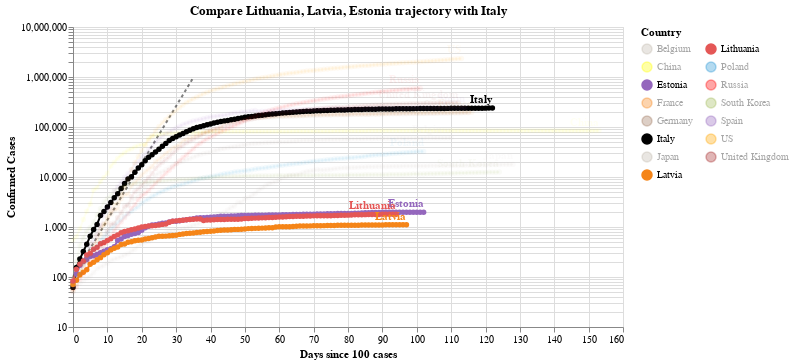

Here is the notebook cell this chart was saved with:
### Code cell
#hide_input
chart3 = make_since_chart(dff2, ['Lithuania', 'Latvia', 'Estonia'], baseline_countries)
chart3

### Figure 1 — Vega-Lite specification as saved in the notebook (floating-point values rounded to 4 significant figures; data arrays with more than 128 entries replaced by an {"elided": "..."} marker saying what was removed)
{"config": {"view": {"continuousWidth": 400, "continuousHeight": 300}}, "layer": [{"data": {"name": "data-628230001892d6798b50651be41d1b3e"}, "mark": {"type": "line", "color": "black", "opacity": 0.5, "strokeDash": [3, 3]}, "encoding": {"x": {"type": "quantitative", "field": "Days since 100 cases"}, "y": {"type": "quantitative", "field": "Confirmed Cases"}}}, {"data": {"name": "data-8963d3cd024d018332f830ad70bc8872"}, "mark": {"type": "line", "point": true}, "encoding": {"color": {"type": "nominal", "field": "Country", "legend": {"columns": 2}, "scale": {"domain": ["Belgium", "China", "Estonia", "France", "Germany", "Italy", "Japan", "Latvia", "Lithuania", "Poland", "Russia", "South Korea", "Spain", "US", "United Kingdom"], "range": ["#C1B7AD", "yellow", "#9467bd", "#F58518", "#9D755D", "black", "#C1B7AD", "#F58518", "#E45756", "#2495D3", "red", "#A1BA59", "#9467bd", "orange", "brown"]}}, "opacity": {"condition": {"value": 1, "selection": "selector002"}, "value": 0.05}, "tooltip": [{"type": "nominal", "field": "Country"}, {"type": "temporal", "field": "Date"}, {"type": "quantitative", "field": "Confirmed Cases"}, {"type": "quantitative", "field": "Days since 100 cases"}], "x": {"type": "quantitative", "field": "Days since 100 cases"}, "y": {"type": "quantitative", "field": "Confirmed Cases", "scale": {"type": "log"}}}, "selection": {"selector002": {"type": "multi", "fields": ["Country"], "bind": "legend", "init": [{"Country": "Lithuania"}, {"Country": "Latvia"}, {"Country": "Estonia"}, {"Country": "Italy"}]}}, "width": 550}, {"data": {"name": "data-8963d3cd024d018332f830ad70bc8872"}, "mark": {"type": "text", "align": "right", "dy": -8, "fontWeight": "bold"}, "encoding": {"color": {"type": "nominal", "field": "Country", "legend": {"columns": 2}, "scale": {"domain": ["Belgium", "China", "Estonia", "France", "Germany", "Italy", "Japan", "Latvia", "Lithuania", "Poland", "Russia", "South Korea", "Spain", "US", "United Kingdom"], "range": ["#C1B7AD", "yellow", "#9467bd", "#F58518", "#9D755D", "black", "#C1B7AD", "#F58518", "#E45756", "#2495D3", "red", "#A1BA59", "#9467bd", "orange", "brown"]}}, "opacity": {"condition": {"value": 1, "selection": "selector002"}, "value": 0.05}, "text": {"type": "nominal", "field": "Country"}, "tooltip": [{"type": "nominal", "field": "Country"}, {"type": "temporal", "field": "Date"}, {"type": "quantitative", "field": "Confirmed Cases"}, {"type": "quantitative", "field": "Days since 100 cases"}], "x": {"type": "quantitative", "field": "Days since 100 cases"}, "y": {"type": "quantitative", "field": "Confirmed Cases", "scale": {"type": "log"}}}, "transform": [{"filter": "(datum['Date'] >= 1592870400000)"}], "width": 550}], "title": "Compare Lithuania, Latvia, Estonia trajectory with Italy", "$schema": "https://vega.github.io/schema/vega-lite/v4.0.2.json", "datasets": {"data-628230001892d6798b50651be41d1b3e": [{"Days since 100 cases": 0, "Confirmed Cases": 100.0}, {"Days since 100 cases": 1, "Confirmed Cases": 130.0}, {"Days since 100 cases": 2, "Confirmed Cases": 169.0}, {"Days since 100 cases": 3, "Confirmed Cases": 219.7}, {"Days since 100 cases": 4, "Confirmed Cases": 285.6}, {"Days since 100 cases": 5, "Confirmed Cases": 371.3}, {"Days since 100 cases": 6, "Confirmed Cases": 482.7}, {"Days since 100 cases": 7, "Confirmed Cases": 627.5}, {"Days since 100 cases": 8, "Confirmed Cases": 815.7}, {"Days since 100 cases": 9, "Confirmed Cases": 1060.0}, {"Days since 100 cases": 10, "Confirmed Cases": 1379.0}, {"Days since 100 cases": 11, "Confirmed Cases": 1792.0}, {"Days since 100 cases": 12, "Confirmed Cases": 2330.0}, {"Days since 100 cases": 13, "Confirmed Cases": 3029.0}, {"Days since 100 cases": 14, "Confirmed Cases": 3937.0}, {"Days since 100 cases": 15, "Confirmed Cases": 5119.0}, {"Days since 100 cases": 16, "Confirmed Cases": 6654.0}, {"Days since 100 cases": 17, "Confirmed Cases": 8650.0}, {"Days since 100 cases": 18, "Confirmed Cases": 11250.0}, {"Days since 100 cases": 19, "Confirmed Cases": 14620.0}, {"Days since 100 cases": 20, "Confirmed Cases": 19000.0}, {"Days since 100 cases": 21, "Confirmed Cases": 24710.0}, {"Days since 100 cases": 22, "Confirmed Cases": 32120.0}, {"Days since 100 cases": 23, "Confirmed Cases": 41750.0}, {"Days since 100 cases": 24, "Confirmed Cases": 54280.0}, {"Days since 100 cases": 25, "Confirmed Cases": 70560.0}, {"Days since 100 cases": 26, "Confirmed Cases": 91730.0}, {"Days since 100 cases": 27, "Confirmed Cases": 119300.0}, {"Days since 100 cases": 28, "Confirmed Cases": 155000.0}, {"Days since 100 cases": 29, "Confirmed Cases": 201500.0}, {"Days since 100 cases": 30, "Confirmed Cases": 262000.0}, {"Days since 100 cases": 31, "Confirmed Cases": 340600.0}, {"Days since 100 cases": 32, "Confirmed Cases": 442800.0}, {"Days since 100 cases": 33, "Confirmed Cases": 575600.0}, {"Days since 100 cases": 34, "Confirmed Cases": 748300.0}, {"Days since 100 cases": 35, "Confirmed Cases": 972800.0}], "data-8963d3cd024d018332f830ad70bc8872": {"elided": "1718 records"}}}
